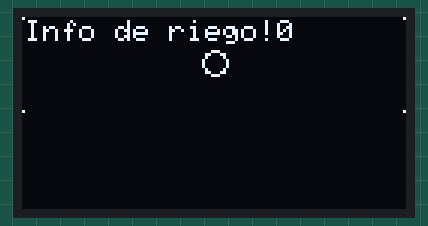
This sketch was run on a simulated Arduino Uno, built with avr-gcc and run on an emulated ATmega328P. Shown: 128×64 one-colour display. The local clock reads 2024-03-15 10:24:30 at power-on unless the sketch sets it; what the sketch prints to the serial monitor is not drawn.

Above: at 0.1 s.
At 1.7 s:
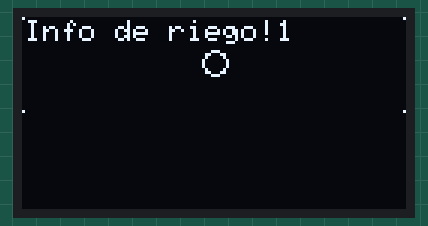
At 6.3 s:
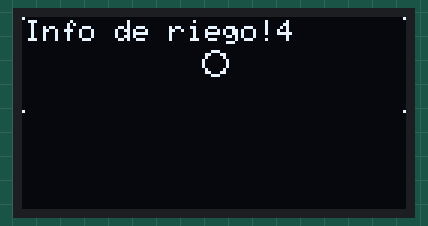
At 10.9 s:
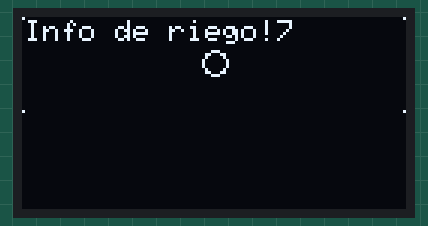

Measured:
- by itself, everything shown: repeats every 15.3 s, in 10 steps
- what the display in image 0 shows lasts 1.5 s, from 0.1 s to 1.6 s

The sketch:

display_funcionando.ino
```cpp
#include <Wire.h>
#include <ThreeWire.h>
#include <RtcDS1302.h>
#include <Adafruit_SSD1306.h>
#include <Adafruit_GFX.h>

/*

Display IIC OLED SSD1306

*/


// OLED display TWI address
#define OLED_ADDR   0x3C

Adafruit_SSD1306 display(4);

/*
#if (SSD1306_LCDHEIGHT != 64)
#error("Height incorrect, please fix Adafruit_SSD1306.h!");
#endif
*/

void setupDisplay(){
  // initialize and clear display
  display.begin(SSD1306_SWITCHCAPVCC, OLED_ADDR);
  display.clearDisplay();
  display.display();
}

int i = 0;
void displayCounter() {
  display.clearDisplay();
  // display a pixel in each corner of the screen
  display.drawPixel(0, 0, WHITE);
  display.drawPixel(127, 0, WHITE);
  display.drawPixel(0, 31, WHITE);
  display.drawPixel(127, 31, WHITE);

  // display a line of text
  display.setTextSize(1);
  display.setTextColor(WHITE);
  display.setCursor(1,1);
  display.print("Info de riego!");
  display.print(i);
  i++;
  i=i%10;
  display.drawCircle(64, 15, 4, WHITE);
  // update display with all of the above graphics
  display.display();
}


/*

Reloj DS1302 RTC

*/


ThreeWire myWire(4,5,2); // IO, SCLK, CE
RtcDS1302<ThreeWire> Rtc(myWire);

#define countof(a) (sizeof(a) / sizeof(a[0]))

void printDateTime(const RtcDateTime& dt) {
    char datestring[20];

    snprintf_P(datestring,
            countof(datestring),
            PSTR("%02u/%02u/%04u %02u:%02u:%02u"),
            dt.Month(),
            dt.Day(),
            dt.Year(),
            dt.Hour(),
            dt.Minute(),
            dt.Second() );
    Serial.print(datestring);
}

void setupRTC(){
  Serial.begin(57600);

  Serial.print("compiled: ");
  Serial.print(__DATE__);
  Serial.println(__TIME__);

  Rtc.Begin();

  RtcDateTime compiled = RtcDateTime(__DATE__, __TIME__);
  printDateTime(compiled);
  Serial.println();

  /*if (!Rtc.IsDateTimeValid())
  {
      // Common Causes:
      //    1) first time you ran and the device wasn't running yet
      //    2) the battery on the device is low or even missing

      Serial.println("RTC lost confidence in the DateTime!");
      Rtc.SetDateTime(compiled);
  }*/
  Rtc.SetDateTime(compiled);

  if (Rtc.GetIsWriteProtected())
  {
      Serial.println("RTC was write protected, enabling writing now");
      Rtc.SetIsWriteProtected(false);
  }

  if (!Rtc.GetIsRunning())
  {
      Serial.println("RTC was not actively running, starting now");
      Rtc.SetIsRunning(true);
  }

  RtcDateTime now = Rtc.GetDateTime();
  if (now < compiled)
  {
      Serial.println("RTC is older than compile time!  (Updating DateTime)");
      Rtc.SetDateTime(compiled);
  }
  else if (now > compiled)
  {
      Serial.println("RTC is newer than compile time. (this is expected)");
      Rtc.SetDateTime(compiled);
  }
  else if (now == compiled)
  {
      Serial.println("RTC is the same as compile time! (not expected but all is fine)");
  }
}

void displayClock() {
    RtcDateTime now = Rtc.GetDateTime();

    printDateTime(now);
    Serial.println();
    /*
    if (!now.IsValid())
    {
        // Common Causes:
        //    1) the battery on the device is low or even missing and the power line was disconnected
        Serial.println("RTC lost confidence in the DateTime!");
    }*/
}

/*

Documentación del código:

Conexiones:

Para el display uso
  A4 -> SDA
  A5 -> SCL

Para el reloj uso:
  D5 -> CLK
  D4 -> DAT
  D2 -> RST
*/


void setup() {
  setupRTC();
  setupDisplay();

}


void loop() {

  displayCounter();
  displayClock();
  delay(1500);
}
```
